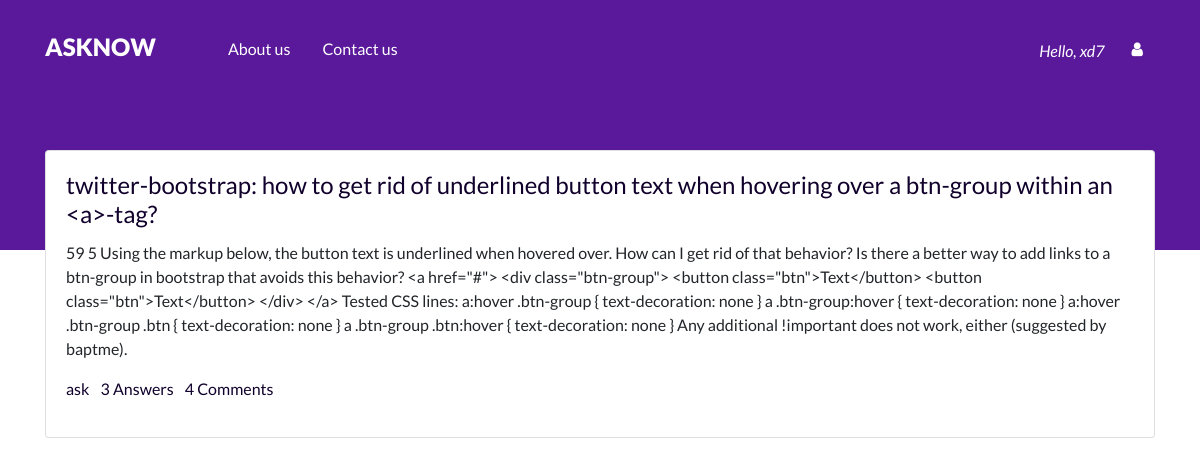
The app's page /tag/css (signed in) with its own data.
### Qpost/models.py (models this page shows, shortened)
class Question(models.Model):
    user = models.ForeignKey(User, on_delete=models.CASCADE)
    title = models.CharField(max_length=300)
    detail = models.TextField()
    tags = models.TextField(default='')
    add_time = models.DateTimeField(auto_now_add=True)

### Qpost/views.py (the view)
# urls.py: path('tag/<str:tag>', views.tag, name='tag'),
@login_required
def tag(request, tag):
    quests = Question.objects.annotate(total_comments=Count(
        'answer__comment')).filter(tags__icontains=tag).order_by('-id')
    paginator = Paginator(quests, 10)
    page_num = request.GET.get('page', 1)
    quests = paginator.page(page_num)
    return render(request, 'tag.html', {'quests': quests, 'tag': tag})

### templates/tag.html (shortened to what this page needs)
{% extends 'base.html' %}
{% load static %}
{% load humanize %}
{% block content %}
    <div class="container py-5">
        {% for quest in quests %}
        <div class="card mb-3">
            <div class="card-body">
                <h4 class="card-title"><a href="/detail/{{quest.id}}">{{quest.title}}</a></h4>
                <p class="card-text">{{quest.detail}}</p>
                <p>
                    <a href="#" class="mr-2">{{quest.user.username}}</a>
                    <a href="#" class="mr-2">{{quest.answer_set.count}} Answers</a>
                    <a href="#" class="mr-2">{{quest.total_comments}} Comments</a>
                </p>
            </div>
        </div>
        {% endfor %}
    </div>
{% endblock %}

### templates/components/nav.html (shortened to what this page needs)
{% load static %}
<nav class="navbar navbar-expand-lg py-4">
    <div class="container">
        <a href="{% url 'home' %}"><h1 class="navbar-brand text-white text-uppercase" >AskNow</h1></a>
        <div class="collapse navbar-collapse" id="navbarNav">
            {% if request.user.is_authenticated %}
            <ul class="navbar-nav text-sm-center pl-lg-5 font-weight-normal">
                <li class="nav-item">
                    <a class="nav-link" href="#">About us</a>
                </li>
                <li class="nav-item">
                    <a class="nav-link" href="#">Contact us </a>
                </li>
            </ul>
            {% endif %}
            <div class="row ml-lg-auto justify-content-center">
                {% if not request.user.is_authenticated %}
                <a class="bttn btn btn-default" href='{% url "register" %}'>Register</a>
                <a class="bttn btn btn-default ml-1" href='{% url "login" %}'>Login</a>
                {% else %}
                <span class="text-white nav-item font-italic my-2">Hello, {{request.user}}</span>
                <div class="col-auto">
                    <a class="bttn btn btn-default" href="#" role="button" aria-pressed="false"
                        data-toggle="dropdown"><i class="fa fa-user" aria-hidden="true">
                        </i></a>
                </div>
                {% endif %}
            </div>
        </div>
    </div>
</nav>

### static/css/style.css (style rules this page uses)
body { padding: 0; margin: 0; background: #fff; font-family: "Lato", sans-serif; }
.navbar-brand { font-size: 24px; font-weight: 900; }
.nav-link, .navbar-brand { color: #fff; cursor: pointer; }
.nav-link { margin-right: 1em !important; margin-bottom: 5px; }
.bttn { font-weight: bold; color: #fff; border: 0px solid; }
.card-body a { color : #10002b; text-decoration: none }

### records on screen
Question: title "twitter-bootstrap: how to get rid of underlined button text when hovering over a btn-group within an <a>-tag?", detail "59 5 Using the markup below, the button text is underlined when hovered over. How can I get rid of that behavior? Is there a better way to add links to a btn-group in bootstrap that avoids this behavior? <a href=\"#\"> <div class=\"btn-group\"> <button class=\"btn\">Text</button> <button class=\"btn\">Text</button> </div> </a> Tested CSS lines: a:hover .btn-group { text-decoration: none } a .btn-group:hover { text-decoration: none } a:hover .btn-group .btn { text-decoration: none } a .btn-group .btn:hover { text-decoration: none } Any additional !important does not work, either (suggested by baptme).", user.username "ask", answer_set.count "3", total_comments "4"

### other values on screen
{{ request.user }} "xd7"
